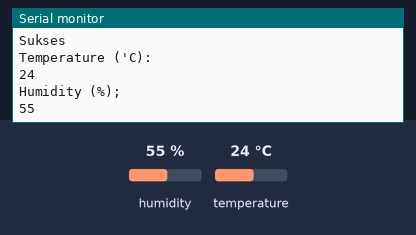
Recording of a sketch running on a simulated ESP32. Parts: the last lines printed to the serial monitor. The test bench sets the inputs (shaded band); at power-on: humidity 55 %, temperature 24 °C. WiFi joins after 1.5 s; servers stay silent unless stated.

Above: at 2.7 s.
2.8 s: humidity set to 22 %
At 3.28 s:
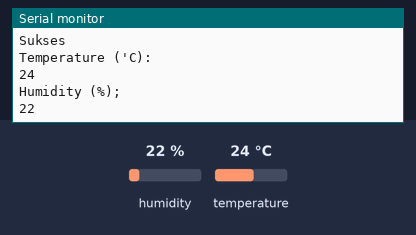
4.3 s: temperature set to 12 °C
At 4.53 s:
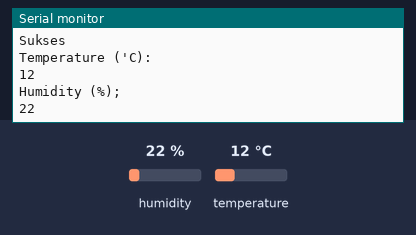
5.8 s: humidity set to 40 %
At 6.08 s:
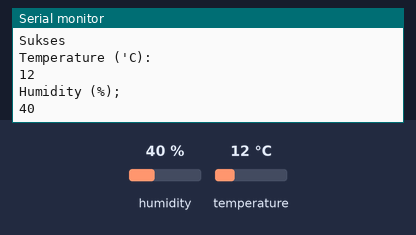
Timing chart, 0 to 8.8 s (numbered marks = the images above; inputs shaded):
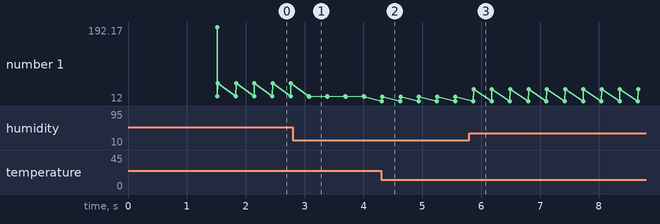

The sketch:

esp32-dht22.ino
```cpp
#include <WiFi.h>
#include <DHTesp.h>
#include "ThingSpeak.h"
#include <Adafruit_Sensor.h>

const int DHT_PIN = 15;
const char* ssid = "Wokwi-GUEST";
const char* pass = "";

WiFiClient client;

unsigned long myChannelNumber = 2;
const char* myWriteAPIKey = "MKKV9RZ6NWPWA5XI ";
const char* server = "api.thingspeak.com";

unsigned long lastTime = 0;
unsigned long timerDelay = 15000;

int temperatureC;
int humidity;

DHTesp dhtSensor;

void setup() {
  Serial.begin(115200);
  dhtSensor.setup(DHT_PIN, DHTesp::DHT22);
  dhtSensor.getPin();
  delay(10);
  WiFi.begin(ssid, pass);
  while(WiFi.status() != WL_CONNECTED) {
    delay(100);
    Serial.println("Connect");
  }
  Serial.println("WiFi Connect");
  Serial.println(WiFi.localIP());

  WiFi.mode(WIFI_STA);

  ThingSpeak.begin(client);

}
 void loop() {
   temperatureC = dhtSensor.getTemperature();
   Serial.println("Temperature ('C): ");
   Serial.println(temperatureC);
   humidity = dhtSensor.getHumidity();
   Serial.println("Humidity (%); ");
   Serial.println(humidity);

   ThingSpeak.setField(1, temperatureC);
   ThingSpeak.setField(2, humidity);

   int x = ThingSpeak.writeFields(myChannelNumber, myWriteAPIKey);
   if (x == 200) {
     Serial.println("Sukses");
   }
   else {
     Serial.println("Tunggu 15 Detik.... " + String(x));
   }
 }
```

Measured:
- after the input at 2.8 s, the serial monitor: prints a new line after 0.28 s (image 1)
- after the input at 4.3 s, the serial monitor: prints a new line at once (image 2)
- after the input at 5.8 s, the serial monitor: prints a new line after 0.07 s (image 3)
- plotted number 1: 55 → 22 after the input at 2.8 s, 22 → 40 after the input at 5.8 s
